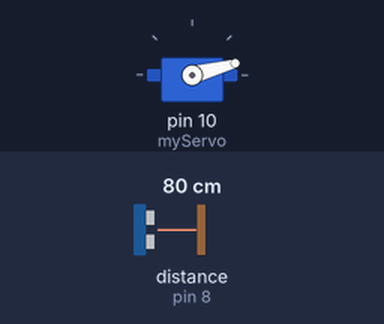
The sketch below on a simulated Arduino Uno, built with avr-gcc and run on an emulated ATmega328P. On the bench: servo. Wiring (inferred from the names in the program): ultrasonic range finder: trigger pin 7; echo pin 8. The test bench sets the inputs (shaded band); at power-on: distance to the obstacle (sensor on pin 8) 80 cm. The echo pulse lasts 58.3 µs per cm; what the sketch prints to the serial monitor is not drawn.

Above: at 0.01 s.
1.3 s: distance to the obstacle (sensor on pin 8) set to 2 cm
At 2.0 s:
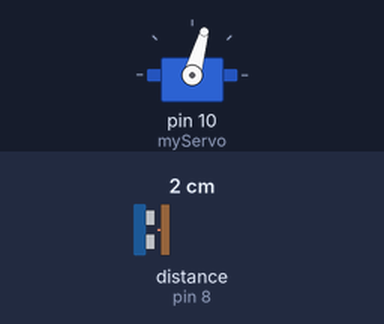
4.3 s: distance to the obstacle (sensor on pin 8) set to 299 cm
At 5.17 s:
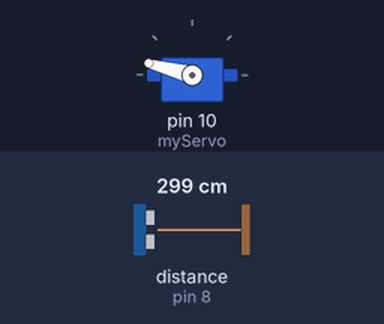
7.3 s: distance to the obstacle (sensor on pin 8) set to 4 cm
At 8.1 s:
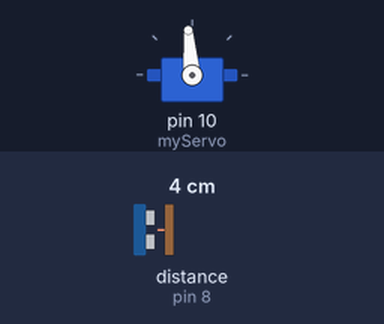
10.3 s: distance to the obstacle (sensor on pin 8) set to 35 cm
Timing chart, 0 to 14.3 s (numbered marks = the images above; inputs shaded):
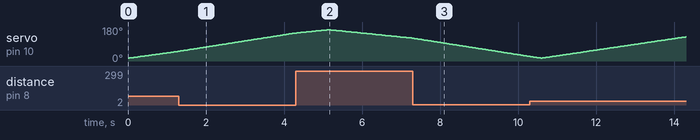

The sketch:

arduino_code.ino
```cpp
// Includes the Servo library
#include <Servo.h>.

// Defining Tirgger and Echo pins of the Ultrasonic Sensor
int trig =7 ;
int echo = 8;
// Variables for the duration and the distance
long duration;
int distance;

Servo myServo; // Creates a servo object for controlling the servo motor

void setup() {
  pinMode(trig, OUTPUT); // Sets the trig as an Output
  pinMode(echo, INPUT); // Sets the echo as an Input
  Serial.begin(9600);
  myServo.attach(10); // Defines on which pin is the servo motor attached
}
void loop() {
  // rotates the servo motor from 15 to 165 degrees
  for(int i=15;i<=165;i++){
  myServo.write(i);
  delay(30);
  distance = calculateDistance();// Calls a function for calculating the distance measured by the Ultrasonic sensor for each degree

  Serial.print(i); // Sends the current degree into the Serial Port
  Serial.print(","); // Sends addition character right next to the previous value needed later in the Processing IDE for indexing
  Serial.print(distance); // Sends the distance value into the Serial Port
  Serial.print("."); // Sends addition character right next to the previous value needed later in the Processing IDE for indexing
  }
  // Repeats the previous lines from 165 to 15 degrees
  for(int i=165;i>15;i--){
  myServo.write(i);
  delay(30);
  distance = calculateDistance();
  Serial.print(i);
  Serial.print(",");
  Serial.print(distance);
  Serial.print(".");
  }
}
// Function for calculating the distance measured by the Ultrasonic sensor
int calculateDistance(){

  digitalWrite(trig, LOW);
  delayMicroseconds(2);
  // Sets the trig on HIGH state for 10 micro seconds
  digitalWrite(trig, HIGH);
  delayMicroseconds(10);
  digitalWrite(trig, LOW);
  duration = pulseIn(echo, HIGH); // Reads the echo, returns the sound wave travel time in microseconds
  distance= duration*0.034/2;
  return distance;
}
```
